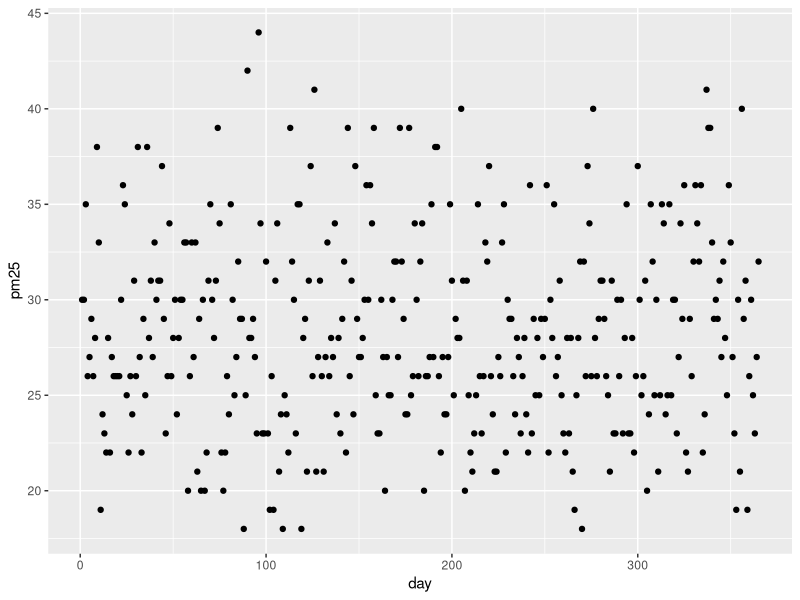

Write the R code that produced this figure.
## ---- chunk 1
library(tidyverse)
library(here)
## ---- chunk 2
#generate data for day and PM 2.5 levels
day <- seq(1,365,1)
pm25 <- rpois(365, 28)
air_start <- data.frame(day, pm25)
## ---- chunk 3
#check data to make sure it's realistic
ggplot(air_start, aes(x=day, y=pm25)) +
  geom_point()
## ---- chunk 4
# generate data for season as a factor, and risk
air_data <- air_start |>
  mutate(season = case_when(
  day >= 271 ~ "fall",
  day >= 181 ~ "summer",
  day >= 91 ~ "spring",
  TRUE        ~ "winter")) |>
  mutate( risk = NA)
## ---- chunk 5
for (i in 1:365) {
  air_data$risk[i] = case_when(
   air_data$pm25[i] < 12 ~ "good",
   air_data$pm25[i] > 35.4 ~ "unhealthy",
   air_data$pm25[i] <= 35.4 ~ "moderate",
    TRUE ~ "NA"
  )
}
